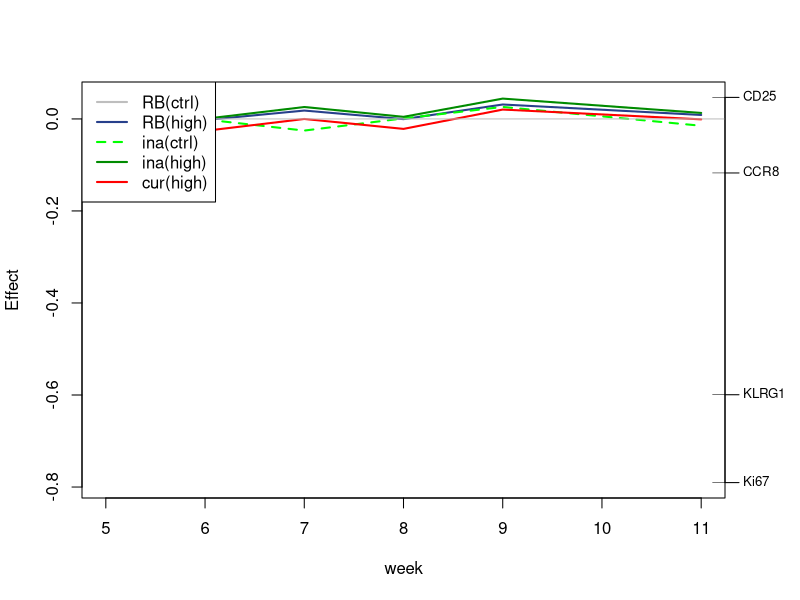

Source code (R): (Note: a time limit stopped this script after it produced the figure.)
## Script for a principal response curve
## Requirements for datafile:
## - populations (type) coded as follows: 0 = T0rb, 1 = T2rb, 2 = T0ina, 3 = T2ina, 4 = T2cur
## - same amount of measurements in each week per treatment
## - ID-vector to imply "repeated measurement" for test of significance
## -> use Script "dummydata_generator" on rawdata

## Load required packages
install.packages("vegan")
install.packages("permute")
library("vegan")
library("permute")

## set working directory
#setwd(choose.dir())

## load data
data<-read.table("pcr.data+dummy.csv", header = T, sep = ",")
data<-data[2:10] 

## prepare data for prc
treatment<-as.factor(data$type2)
week<-as.factor(data$week)
ID<-as.factor(data$ID)
l.ID<-length(ID)
n.ID<-length(unique(ID))

##Loop to shuffel ID vector: to see if the implied "repeated measurements" bias the results
u.ID<-unique(ID)
filename<-paste(Sys.Date(),"_prc.cor.res.txt", sep = "") ##adjust filename
sink(file = filename, append = T)
for (i in 1:10){
  
  for (j in unique(week)){
    w.data<-subset(data, week == j)
    wo.data<-subset(data, week != j)
    for (k in 0:4){
      w.t.data<-subset(w.data, type2 == k)
      w.t.ID<-as.vector(w.t.data$ID)
      w.t.ID<-as.data.frame(sample(w.t.ID))
      rownames(w.t.ID)<-rownames(w.t.data)
      w.t.data<-cbind(w.t.ID, w.t.data[,2:9])
      colnames(w.t.data)<-colnames(data)
      o.data<-subset(w.data, type2 != k)
      w.data<-rbind(w.t.data, o.data)
    }
    data1<-rbind(w.data, wo.data)
  }
  
  treatment<-as.factor(data1$type2)
  week<-as.factor(data1$week)
  ID<-as.factor(data1$ID)
  
  ## calculate prc w/statistics
  res.prc<-prc(response = data1[,5:8], treatment, week, correlation = T) ## for correlation matrix: correlation = T
  ctrl <- how(plots = Plots(strata = ID,type = "free"), within = Within(type = "series"), nperm = 99)
  res.anova <- anova(res.prc, permutations=ctrl, first=TRUE)
  
  ## Save results
  print(paste("Permutation", i, sep = " "))
  print(res.prc)
  print(summary(res.prc))
  print(res.anova)
  print(summary(res.anova))
  
  ## Plot results
  spec<-abs(res.prc$colsum)
  picname<-paste(Sys.Date(),"_prc.cor.perm", i, ".png", sep = "") ##adjust filename
  png(picname, width = 1000, height = 1000, res = 100)
  plot(res.prc, scaling = 0, lty = c(1, 2, 1, 1), col = c("royalblue4", "green", "green4", "red"), lwd = 2, legpos = NA)
  legend("topleft", legend = c("RB(ctrl)", "RB(high)", "ina(ctrl)", "ina(high)", "cur(high)"), lty = c(1, 1, 2, 1, 1), col = c("grey","royalblue4", "green", "green4", "red"), lwd = 2)
  dev.off()
}

sink()
